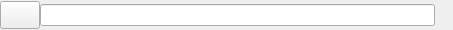
<?xml version="1.0" encoding="UTF-8"?>
<ui version="4.0">
 <class>filterBar</class>
 <widget class="QWidget" name="filterBar">
  <property name="geometry">
   <rect>
    <x>0</x>
    <y>0</y>
    <width>453</width>
    <height>30</height>
   </rect>
  </property>
  <property name="windowTitle">
   <string>Form</string>
  </property>
  <layout class="QHBoxLayout" name="horizontalLayout_2">
   <property name="spacing">
    <number>0</number>
   </property>
   <property name="margin">
    <number>0</number>
   </property>
   <item>
    <layout class="QHBoxLayout" name="horizontalLayout" stretch="0,100,0">
     <property name="spacing">
      <number>0</number>
     </property>
     <item>
      <widget class="QPushButton" name="execFilter">
       <property name="maximumSize">
        <size>
         <width>16777215</width>
         <height>28</height>
        </size>
       </property>
       <property name="styleSheet">
        <string notr="true">
QPushButton {
    color: lightgreen;
 }
QPushButton:checked {
    color: lightgreen;
 }</string>
       </property>
       <property name="text">
        <string/>
       </property>
       <property name="icon">
        <iconset resource="gui.qrc">
         <normaloff>:/run.png</normaloff>:/run.png</iconset>
       </property>
       <property name="iconSize">
        <size>
         <width>18</width>
         <height>24</height>
        </size>
       </property>
       <property name="checkable">
        <bool>false</bool>
       </property>
      </widget>
     </item>
     <item>
      <widget class="QLineEdit" name="filterEdit"/>
     </item>
     <item>
      <widget class="QPushButton" name="showFilters">
       <property name="maximumSize">
        <size>
         <width>18</width>
         <height>28</height>
        </size>
       </property>
       <property name="text">
        <string/>
       </property>
       <property name="icon">
        <iconset resource="gui.qrc">
         <normaloff>:/add.png</normaloff>:/add.png</iconset>
       </property>
       <property name="iconSize">
        <size>
         <width>18</width>
         <height>24</height>
        </size>
       </property>
       <property name="flat">
        <bool>true</bool>
       </property>
      </widget>
     </item>
    </layout>
   </item>
  </layout>
 </widget>
 <resources>
  <include location="gui.qrc"/>
 </resources>
 <connections/>
</ui>
